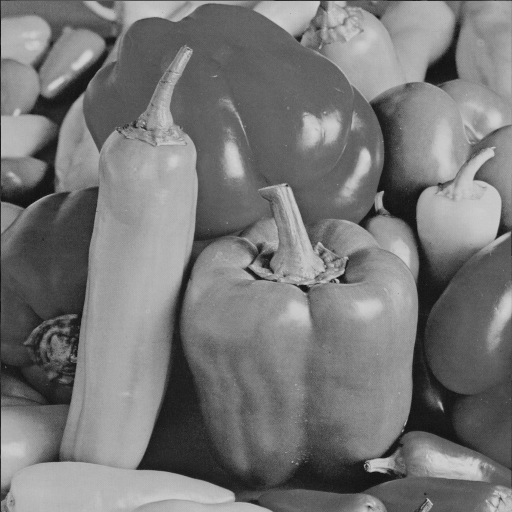
%> input picture WatermarkingMatlab/peppers.tif, 512 x 512 px
$ octave DWTEmbedding.m   (GNU Octave 9; MATLAB toolbox functions it lacks are replaced by stand-ins)
%> lines starting %> are read from the running program, lines starting %| are printed output that depends on the picture
original_image = imread('peppers.tif');
%> original_image is the input picture: size 512x512 uint8; min 16, max 211, mean 119.3

original_image_double = double(original_image);

[A1, H1, V1, D1] = dwt2(original_image_double, 'haar');
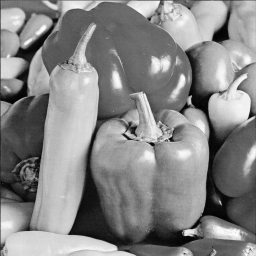
%> A1: size 256x256 double; min 37.5, max 419, mean 238.5; drawn with min black and max white
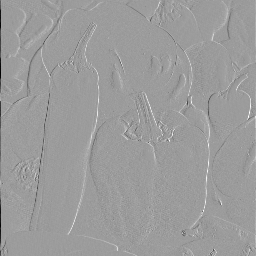
%> V1: size 256x256 double; min -158, max 99.5, mean -0.3; drawn with min black and max white
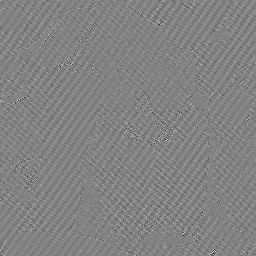
%> D1: size 256x256 double; min -47, max 44.5, mean 0; drawn with min black and max white

[A2, H2, V2, D2] = dwt2(A1, 'haar');
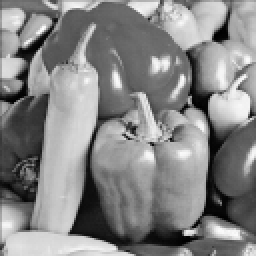
%> A2: size 128x128 double (shown 2 times larger); min 84, max 832.5, mean 477; drawn with min black and max white
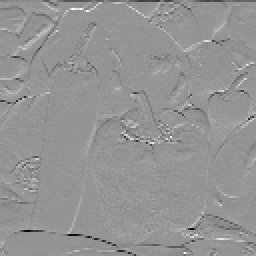
%> H2: size 128x128 double (shown 2 times larger); min -260, max 185.5, mean -0.7; drawn with min black and max white
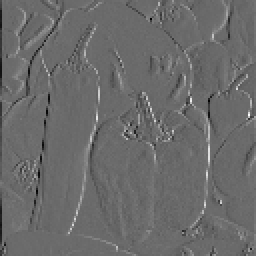
%> V2: size 128x128 double (shown 2 times larger); min -187, max 257.3, mean -0.5; drawn with min black and max white
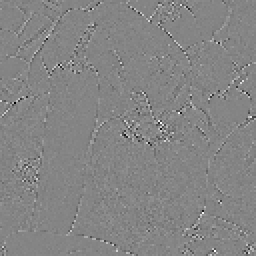
%> D2: size 128x128 double (shown 2 times larger); min -92.5, max 85, mean 0; drawn with min black and max white

load('watermark.mat', 'w1', 'w2', 'w3');

alpha = 1.5;  % Watermark strength
H2_embedded = embed_watermark(H2, w1, alpha);
V2_embedded = embed_watermark(V2, w2, alpha);
D2_embedded = embed_watermark(D2, w3, alpha);
A1Water  = idwt2(A2, H2_embedded, V2_embedded, D2_embedded, 'haar');
watermarked_image = idwt2(A1Water, H1, V1, D1, 'haar');


watermarked_image1 = uint8(watermarked_image);

imwrite(watermarked_image1, 'WatermarkedPeppersDWT.tif');

function embedded_sub_band = embed_watermark(sub_band, watermark, alpha)
    assert(isequal(size(sub_band), size(watermark)), 'Size of sub_band and watermark must be the same.');

    embedded_sub_band = sub_band + alpha * watermark;
end
